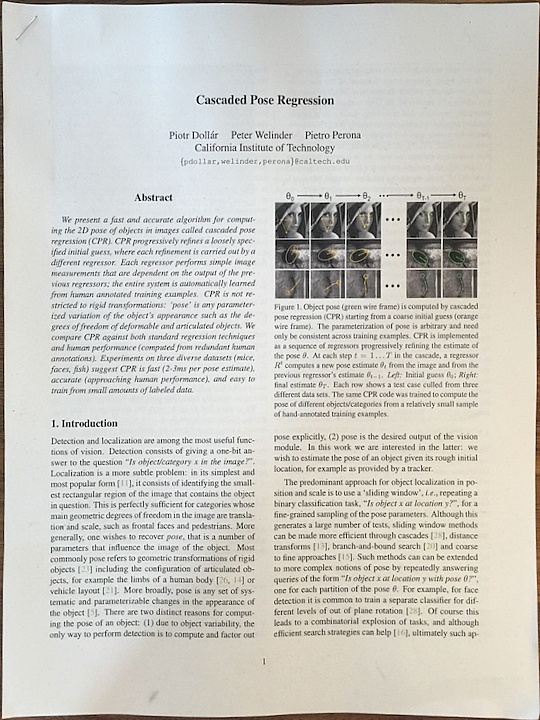
#> input picture savetest.jpg, 540 x 720 px
$ python SharpenImage.py
#> lines starting #> are read from the running program, lines starting #| are printed output that depends on the picture
#> further down, image is the input picture: shape (720, 540, 3); mean B, G, R 195.2, 201.5, 202.9
import cv2 as cv
import numpy as np

def unsharp_mask(image, kernel_size=(5, 5), sigma=1.0, amount=1.0, threshold=0):
#> called with kernel_size = (5, 5), sigma = 1, amount = 1, threshold = 0
    blurred = cv.GaussianBlur(image, kernel_size, sigma)
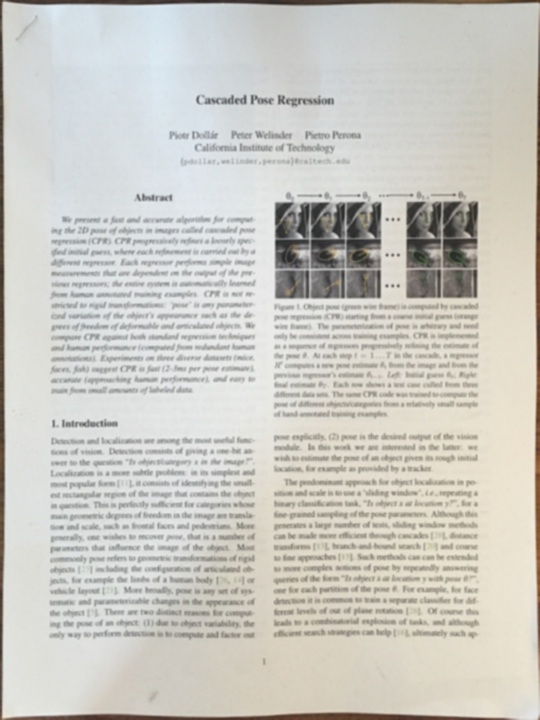
#> blurred: shape (720, 540, 3); mean B, G, R 195.3, 201.5, 203
    sharpened = float(amount + 1) * image - float(amount) * blurred
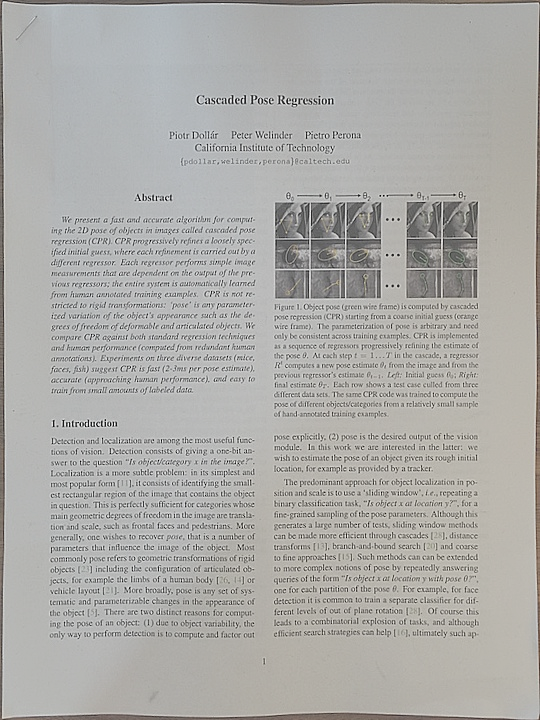
#> sharpened: shape (720, 540, 3) float64; mean B, G, R 195.2, 201.5, 202.9; drawn with min black and max white
    sharpened = np.maximum(sharpened, np.zeros(sharpened.shape))
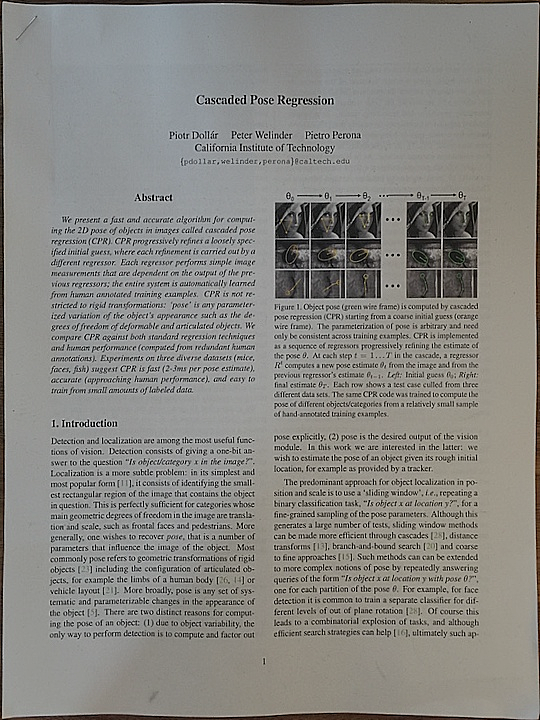
#> sharpened: shape (720, 540, 3) float64; mean B, G, R 195.8, 202, 203.4; drawn with min black and max white
    sharpened = np.minimum(sharpened, 255 * np.ones(sharpened.shape))
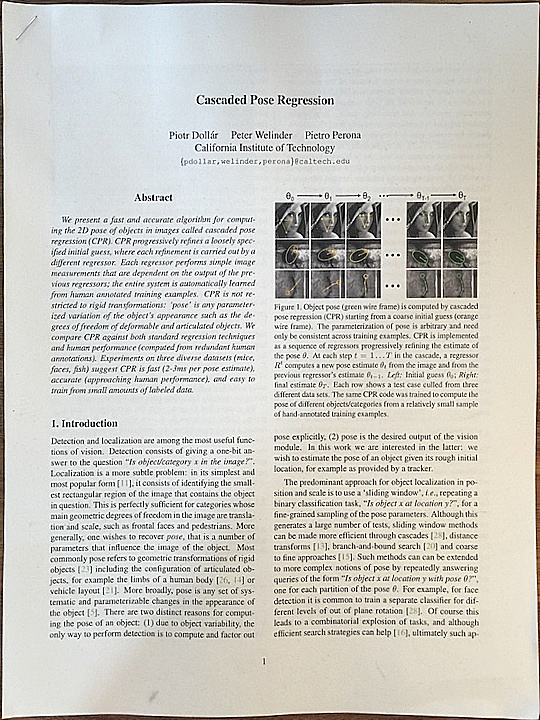
#> sharpened: shape (720, 540, 3) float64; mean B, G, R 194.8, 200.8, 202.2
    sharpened = sharpened.round().astype(np.uint8)
    if threshold > 0:
        low_contrast_mask = np.absolute(image - blurred) < threshold
        np.copyto(sharpened, image, where=low_contrast_mask)
    return sharpened

file = "savetest.jpg"
image = cv.imread(file)
sharpened_image = unsharp_mask(image)
cv.imshow('my-sharpened-image.jpg', sharpened_image)
cv.waitKey(0)

$ run again, with 4.jpg copied over savetest.jpg
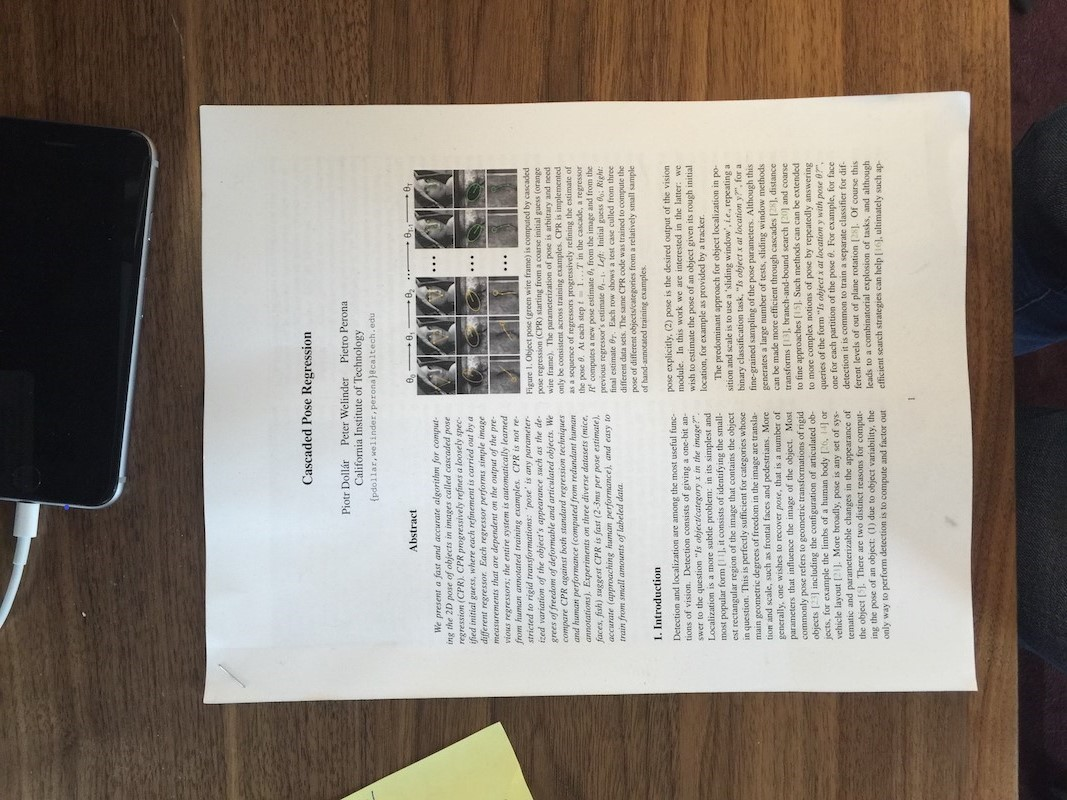
#> input picture 4.jpg, 1067 x 800 px
#> image is the input picture: shape (800, 1067, 3); mean B, G, R 127.5, 136.9, 145.6
#> in unsharp_mask, `sharpened = float(amount + 1) * image - float(amount) * blurred`:
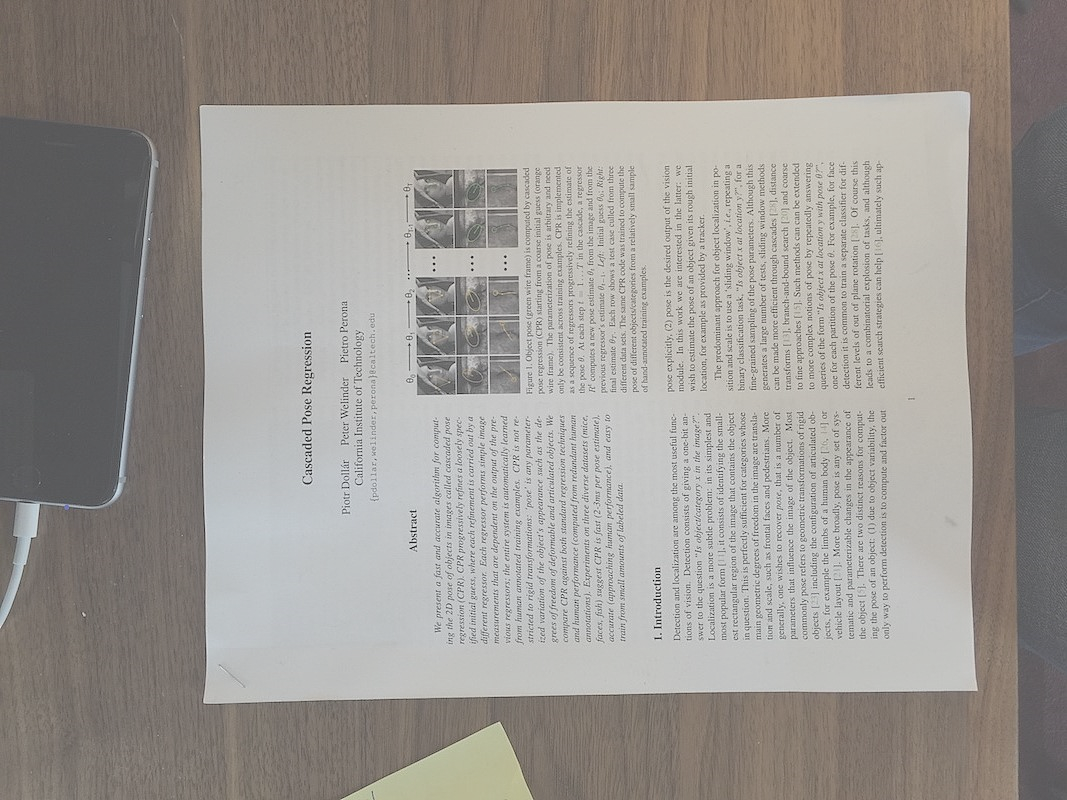
#> sharpened: shape (800, 1067, 3) float64; mean B, G, R 127.5, 136.9, 145.6; drawn with min black and max white
#> in unsharp_mask, `sharpened = np.maximum(sharpened, np.zeros(sharpened.shape))`:
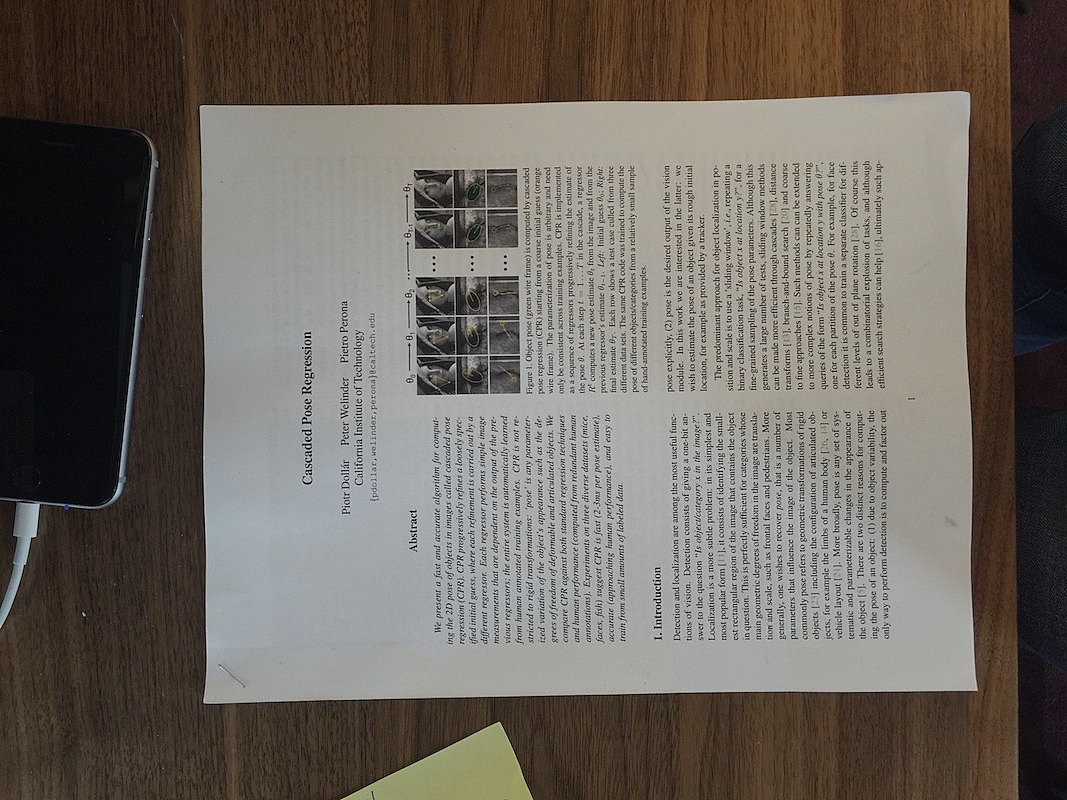
#> sharpened: shape (800, 1067, 3) float64; mean B, G, R 127.7, 137, 145.7; drawn with min black and max white
